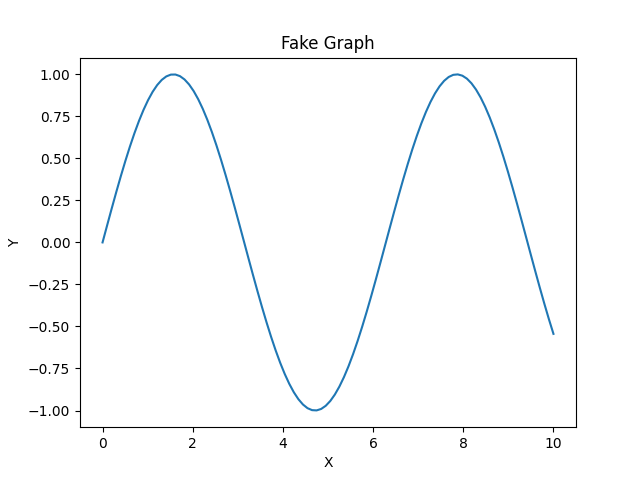

The script that saved this image:
import matplotlib.pyplot as plt
import numpy as np
try:
    # Create a figure and a set of subplots
    fig, ax = plt.subplots()

    # Generate some fake data
    x = np.linspace(0, 10, 100)
    y = np.sin(x)

    # Plot the data
    ax.plot(x, y)

    # Set the title and labels
    ax.set_title('Fake Graph')
    ax.set_xlabel('X')
    ax.set_ylabel('Y')
    print('dfsffs')

    # Save the figure as an image
    fig.savefig('images/fake_graph.png')
except Exception as e:
    print(e)


